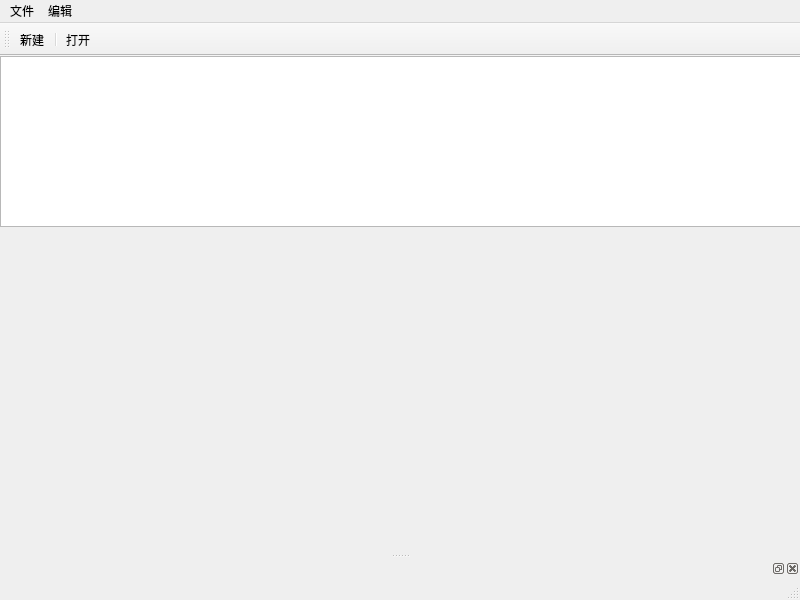
<?xml version="1.0" encoding="UTF-8"?>
<ui version="4.0">
 <class>MainWindow</class>
 <widget class="QMainWindow" name="MainWindow">
  <property name="geometry">
   <rect>
    <x>0</x>
    <y>0</y>
    <width>800</width>
    <height>600</height>
   </rect>
  </property>
  <property name="windowTitle">
   <string>MainWindow</string>
  </property>
  <widget class="QWidget" name="centralwidget">
   <widget class="QTextEdit" name="textEdit">
    <property name="geometry">
     <rect>
      <x>0</x>
      <y>0</y>
      <width>801</width>
      <height>171</height>
     </rect>
    </property>
   </widget>
  </widget>
  <widget class="QMenuBar" name="menubar">
   <property name="geometry">
    <rect>
     <x>0</x>
     <y>0</y>
     <width>800</width>
     <height>22</height>
    </rect>
   </property>
   <widget class="QMenu" name="menu">
    <property name="title">
     <string>文件</string>
    </property>
    <addaction name="actionNew"/>
    <addaction name="actionOpen"/>
    <addaction name="separator"/>
    <addaction name="actionClose"/>
   </widget>
   <widget class="QMenu" name="menu_2">
    <property name="title">
     <string>编辑</string>
    </property>
   </widget>
   <addaction name="menu"/>
   <addaction name="menu_2"/>
  </widget>
  <widget class="QStatusBar" name="statusbar"/>
  <widget class="QToolBar" name="toolBar">
   <property name="windowTitle">
    <string>toolBar</string>
   </property>
   <attribute name="toolBarArea">
    <enum>TopToolBarArea</enum>
   </attribute>
   <attribute name="toolBarBreak">
    <bool>false</bool>
   </attribute>
   <addaction name="actionNew"/>
   <addaction name="separator"/>
   <addaction name="actionOpen"/>
  </widget>
  <widget class="QDockWidget" name="dockWidget_3">
   <property name="allowedAreas">
    <set>Qt::BottomDockWidgetArea|Qt::TopDockWidgetArea</set>
   </property>
   <attribute name="dockWidgetArea">
    <number>8</number>
   </attribute>
   <widget class="QWidget" name="dockWidgetContents_3"/>
  </widget>
  <action name="actionNew">
   <property name="text">
    <string>新建</string>
   </property>
  </action>
  <action name="actionOpen">
   <property name="text">
    <string>打开</string>
   </property>
  </action>
  <action name="actionClose">
   <property name="text">
    <string>关闭</string>
   </property>
  </action>
 </widget>
 <resources/>
 <connections/>
</ui>
